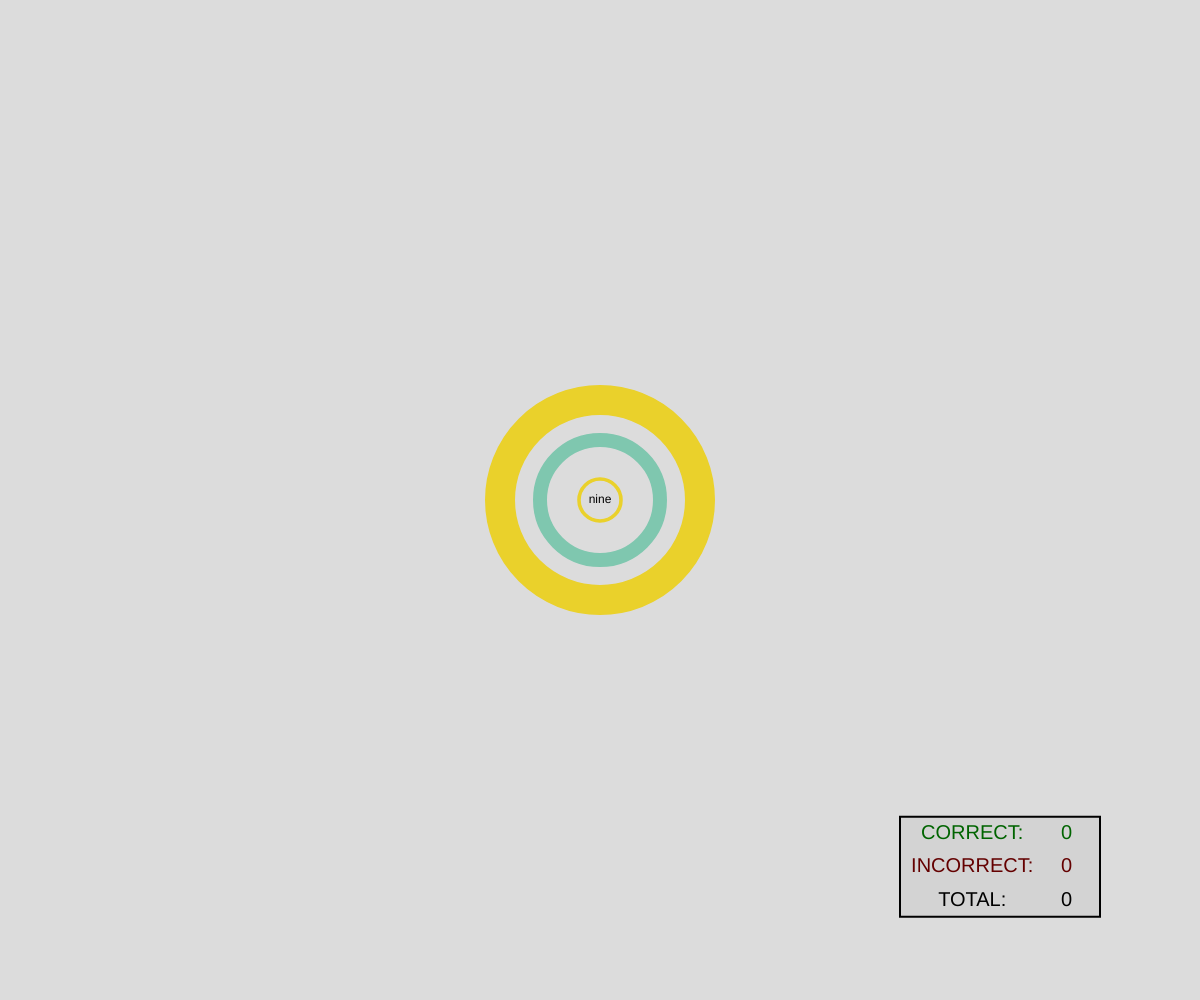
Frame 1 (no input)
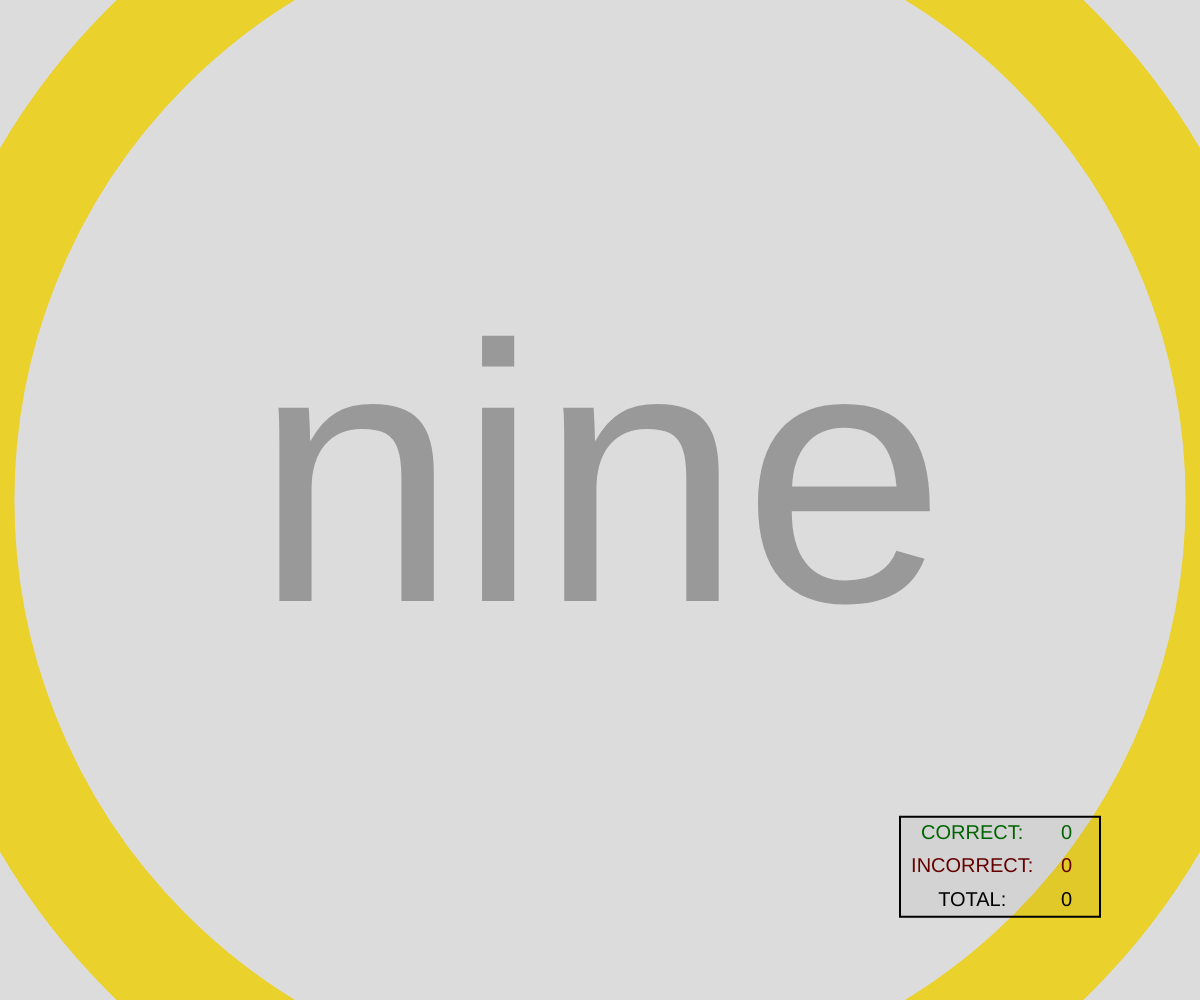
Frame 60 (no input)
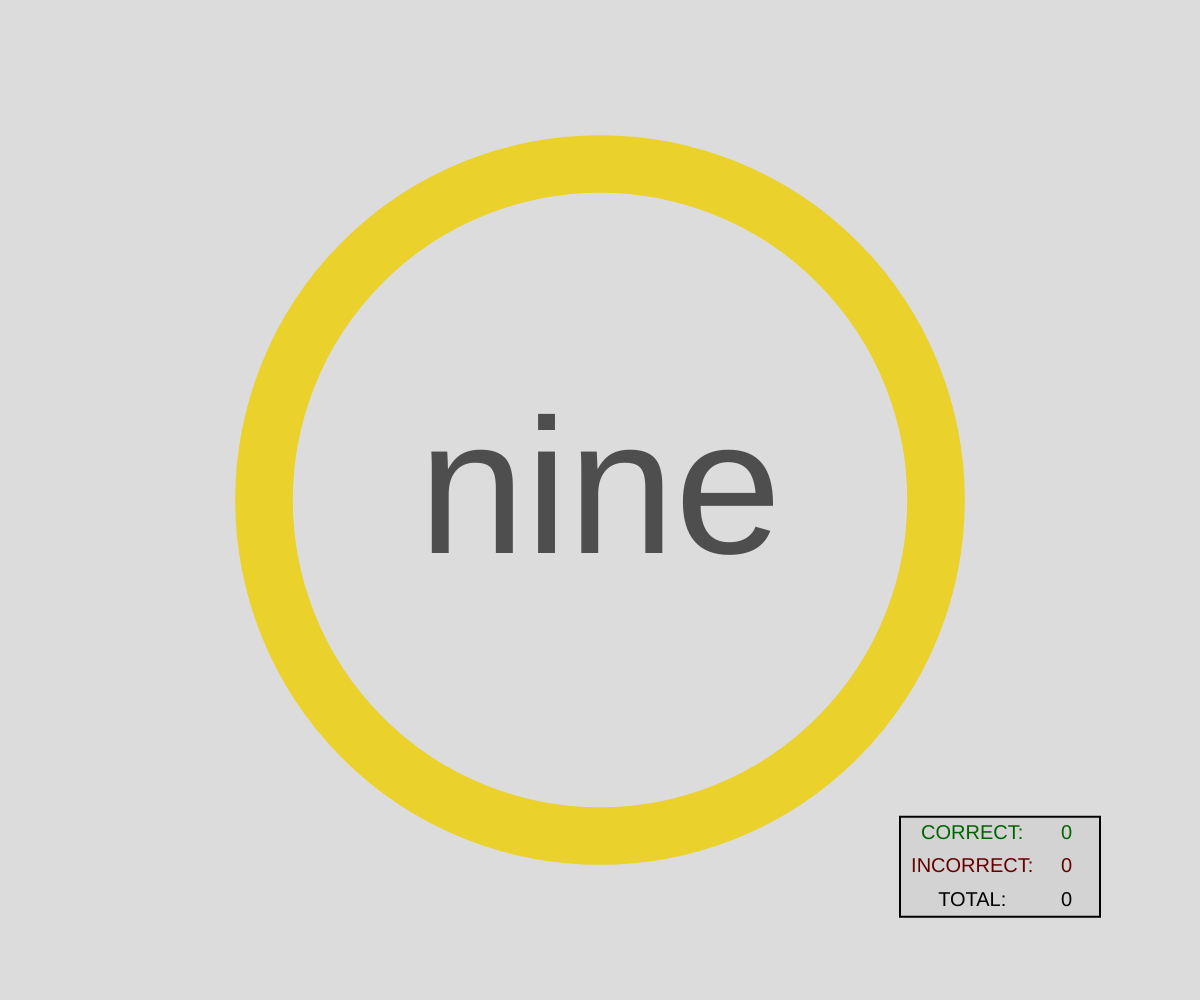
Frame 120 (the mouse pressed at the canvas centre since frame 60)

The p5.js sketch that drew these frames (run headless with seeded random() and noise() and a simulated clock; from frame 60 on, the mouse is pressed at the canvas centre):

// p5.js sketch
// ── sketch.js
const canvasWidth = window.innerWidth
const canvasHeight = window.innerHeight
let guessItem = null;
let solution = null;
const interval = 90 //controls frequency random number is generated
let resultsArr = [];
let gameOver = false;
let gameScore;


function setup() {
  createCanvas(canvasWidth, canvasHeight);
  rectMode(CENTER);
  frameRate(60);
  angleMode(DEGREES)
  textAlign(CENTER, CENTER);
}

function draw() {

  background(220);
  if (frameCount === 1 || frameCount % interval === 0){ //every 1 frame or every 100 frames the remainder is 0
    solution = null; // reset solution every condition 
    guessItem = new Item(canvasWidth/2, canvasHeight/2, 1) //creates this new object
  }

  gameScore = getGameScore(resultsArr);
  if(gameScore.loss === 3 || gameScore.total === 10){
    gameOver = true;
    displayGameOver(gameScore);
  } else {

    if(guessItem) { //if guestItem is true
      guessItem.render();
      showScore(gameScore.win, gameScore.loss, gameScore.total) //render the object
    }
  
    if(solution === true || solution === false) {
      solutionMessage(gameScore.total, solution)
    }

  }


} // draw()

function solutionMessage(seed, solution){ // different messages every time hit the key
  const trueMessages = ['CORRECT', 'GOOD JOB!', 'SUCH WIN!', 'IMPRESSIVE']
  const falseMessages = ['WRONG', 'OH NO!', 'BAD LUCK', 'NOT BAD']

  let messages;

  push();
  fill(237, 34, 93);
  textSize(36);
  randomSeed(seed * 10000) // INTERESANTE 
  console.log(seed)
  
  if(solution === true) {
    messages = trueMessages;
  } else if(solution === false){
    messages = falseMessages;
  }
  
  const randomMessageInt = parseInt(random(messages.length), 10)
  showMessage(messages[randomMessageInt], solution);
  pop()

} // solutionMessage()


function showMessage(string ,check){ // display the message on screen
  push()
  textSize(100)
  fill(255, 30)
  stroke(255)
  if (check ===  true){
    background(0, 155, 0) // change background when keypressed
    text(string, canvasWidth/2, canvasHeight/2)
  } else if (check === false) {
    background(155, 0, 0) // change background when keypressed
    text(string, canvasWidth/2, canvasHeight/2)
  }
  check = null
  pop()
} // showMessage()

function displayGameOver(score){ //create Game Over Screen
  push();
  background(220);
  // title
  textStyle(BOLD)
  textSize(96);
  translate(canvasWidth/2, canvasHeight/2 - canvasHeight/8);
  fill(237, 34, 93)
  text('GAME OVER', 0, 0)
  // results
  translate(0, 90)
  fill(0)
  textStyle(NORMAL)
  textSize(24);
  text('Correct: ' + score.win, 0, 0)
  text('Incorrect: ' + score.loss, 0, 30)
  text('Total: ' + score.total, 0, 60)

  translate(0, 150)
  let alternatingValue = map(sin(frameCount*6), -1, 1, 0, 255)
  fill(237, 34, 93, alternatingValue)
  textStyle(BOLD)
  text('PRESS ENTER', 0, 0)
  results = [];
  pop();
} // displayGameOver()

function getGameScore(scoreArr){
  let wins = 0;
  let losses = 0
  let total = scoreArr.length;

  for(let i=0; i<total; i++){
    item = scoreArr[i];
    if(item === true) {wins++} else {losses++}
  } // tambien se puede usarl el metodo array.filter()

  return {
    win: wins,
    loss: losses,
    total: total
  }
} // getGameScore()

function showScore(wins, losses, total){
  const scoreX = canvasWidth/6 * 5
  const scoreY = canvasHeight/6 * 5.2
  const widthContainer = 200
  const heightContainer = 100
  push()
  //CONTAINER
  strokeWeight(2)
  fill(0, 10)
  rect(scoreX, scoreY, widthContainer, heightContainer)
  // Placeholder
  textSize(20)
  fill(0, 100, 0)
  text('CORRECT: ', scoreX - widthContainer/8, scoreY - heightContainer/3)
  fill(100, 0, 0)
  text('INCORRECT: ', scoreX - widthContainer/8, scoreY)
  fill(0)
  text('TOTAL: ', scoreX - widthContainer/8, scoreY + heightContainer/3)

  // WINS
  fill(0, 100, 0)
  text(wins, scoreX + widthContainer/3, scoreY - heightContainer/3)
  // LOSS
  fill(100, 0, 0)
  text(losses, scoreX + widthContainer/3, scoreY)
  // TOTAL
  fill(1)
  text(total, scoreX + widthContainer/3,  scoreY + heightContainer/3)
  pop()

} // showScore()

function keyPressed(){

  if(gameOver){
    if (keyCode === ENTER){
      restartGame();
      return; // stop the function here
    }
  }

  if(guessItem !== null){ //check to see the pressed key matches the displayed number
    solution = guessItem.answerCheck(key) // solution es igual al metodo solve del objeto Item
    
    if (solution){
      resultsArr.push(true);
    } else {resultsArr.push(false);}
    
    guessItem = null; // reset the object
  } else {
    console.log('nothing to be solved')
  }
} // keyPressed()

function restartGame(){
  resultsArr = []; //reset score
  solution = null; //reset solution key
  gameOver = false;
  console.log(gameScore)

}

function Item(x, y, size){
  this.x = x;
  this.y = y;
  this.scale = size;
  this.scaleIncrement = 0.5;
  this.fillColor = 0;
  this.alpha = 255;
  this.alphaDecrement = 3;
  this.answerSolved = null; // boolean check to see the solution
  this.contentMap = {
    '1': 'one',
    '2': 'two',
    '3': 'three',
    '4': 'four',
    '5': 'five',
    '6': 'six',
    '7': 'seven',
    '8': 'eight',
    '9': 'nine',
    '0': 'zero',
  }
  this.colors = [
    [63,184,175],
    [127,199,175],
    [218,216,167],
    [255,61,127],
    [55,191,211],
    [159,223,111],
    [234,209,43],
    [250,69,8],
    [194,12,0]
  ]
  this.content = getContent();

  function getContent(){
    return parseInt(Math.random()*10, 10); // get random Integer function
  }

  this.answerCheck = function(input){ // function check if the input === content , returns boolean
    let typeAnswer;
    if (+input === this.content)  // convert input from string to number
    {typeAnswer = true;}
    else {typeAnswer = false;}
    this.answerSolved = typeAnswer;
    return typeAnswer;
  }

  this.drawEllipse = function(size,strokeW, speedMult, seed){ // ellipse method
    push();
    randomSeed(seed);
    translate(this.x, this.y);
    const ellipseSize = this.scale * speedMult;
    scale(ellipseSize)
    const colorRandomInt = parseInt(random(this.colors.length), 10);
    const fillClr = this.colors[colorRandomInt]
    stroke(fillClr);
    noFill();
    strokeWeight(strokeW);
    ellipse(0, 0, size, size);
    pop();
  }

  this.render = function(){
    push(); // render the ellipse animation
    this.drawEllipse(100, 15, 2, this.content * 1000)
    this.drawEllipse(60, 7, 2, this.content * 2000)
    this.drawEllipse(35, 3, 1.2, this.content * 3000)
    pop()

    push() // render number animation
    if(this.answerSolved === false) {return;} // if not solved dont render random number
    fill(this.fillColor, this.alpha)
    translate(this.x, this.y);
    scale(this.scale);
    text(this.contentMap[this.content],  0, 0)
    this.scale = this.scale + this.scaleIncrement // increase the scale value
    this.alpha = this.alpha - this.alphaDecrement //decrease alpha value
    pop();
  }
} // class Item
